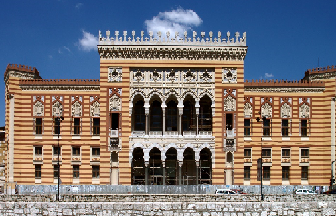
#> input picture Vijecnica.bmp, 336 x 216 px
$ jupyter execute MMS_LV10_JPEG_Dekompresija.ipynb
#> lines starting #> are read from the running program, lines starting #| are printed output that depends on the picture
Univerzitet u Sarajevu
<br> Elektrotehnički fakultet
#### **Predmet: Multimedijalni Sistemi**

# Laboratorijska vježba 10: Koraci JPEG dekompresije

Za izradu laboratorijske vježbe treba koristiti odgovarajuću Jupyter Notebook datoteku. Urađenu vježbu je potrebno konvertirati u PDF format, a zatim je PDF datoteku potrebno predati do postavljenog roka koristeći platformu Zamger.

*Ime* i prezime studenta, broj indeksa:

Amar Hasečić, 2116/18673

Datum izrade izvještaja:

26.05.2024

---

## Zadatak 1.

Potrebno je implementirati funkciju <code>JPEGDekomp(QDCTKoef)</code> koja kao ulazni argument prima matricu kvantiziranih DCT koeficijenata *QDCTKoef* dimenzija 8x8, te izvodi sljedeće korake JPEG dekompresije:

1. Koristeći kvantizacijsku tabelu <code>Q</code> definiranu u kodu iznad, prvo se izvodi dekvantizacija na sljedeći način:

<code>DQDCTKoef[i][j] = round(QDCTKoef[i][j] * Q[i][j])</code>

Dakle, kao rezultat se prvo dobivaju dekvantizirani DCT koeficijenti pohranjeni u matrici *DQDCTKoef*.

2. Nad dekvantiziranim DCT koeficijentima *DQDCTKoef* se izvodi dvodimenzionalna inverzna diskretna kosinusna transformacija (IDCT), što rezultira matricom koja sadrži reducirane (-128) vrijednosti intenziteta piksela bloka *B*. Za izvođenje IDCT koristite funkciju <code>idct</code> iz modula *scipy.fftpack* (<code>from scipy.fftpack import idct</code>). Dvodimenzionalnu IDCT nad *DQDCTKoef* možete dobiti na sljedeći način: <code>idct(idct(DQDCTKoef, axis = 0, norm = 'ortho'), axis = 1, norm = 'ortho').astype(int)</code>. Primijetite da je funkcija <code>idct</code> pozvana dva puta imajući u vidu da jedan poziv ove funkcije izvodi IDCT samo u jednoj dimenziji. Isto tako, primijetite da je napravljena konverzija u cjelobrojne vrijednosti.

3. Dobivenim reduciranim vrijednostima piksela nakon izvedene IDCT dodati vrijednost 128.

Kao rezultat funkcija <code>JPEGDekomp(QDCTKoef)</code> vraća matricu u kojoj su pohranjene rekonstruirane vrijednosti intenziteta piksela originalnog bloka *B*.

Detaljan opis koraka JPEG dekompresije možete naći u PDFmaterijalima na platformi C2 (poglavlje 6, str. 145-166).

[cell 1]
Q = [
    [16, 11, 10, 16, 24, 40, 51, 61],
    [12, 12, 14, 19, 26, 58, 60, 55],
    [14, 13, 16, 24, 40, 57, 69, 56],
    [14, 17, 22, 29, 51, 87, 80, 62],
    [18, 22, 37, 56, 68, 109, 103, 77],
    [24, 35, 55, 64, 81, 104, 113, 92],
    [49, 64, 78, 87, 103, 121, 120, 101],
    [72, 92, 95, 98, 112, 100, 103, 99]
]

**Rješenje:**

[cell 2]
from scipy.fftpack import dct
import numpy as np
def JPEGKomp(B):

    B = np.array(B)
    B = B - 128

    DCTKoef = dct(dct(B,  axis = 0, norm = 'ortho'), axis = 1, norm = 'ortho').astype(int)
    QDCTKoef = np.zeros((len(Q), len(Q)))

    for i in range(0, len(Q)):
        for j in range(0, len(Q)):
            QDCTKoef[i][j] = round(DCTKoef[i][j] / Q[i][j])

    return DCTKoef, QDCTKoef

[cell 3]
import numpy as np
from scipy.fftpack import idct

def JPEGDekomp(QDCTKoef):

    DQDCTKoef = np.zeros((len(Q), len(Q)))

    for i in range(0, len(Q)):
        for j in range(0, len(Q)):
            DQDCTKoef[i][j] = round(QDCTKoef[i][j] * Q[i][j])

    IDCT = idct(idct(DQDCTKoef, axis = 0, norm = 'ortho'), axis = 1, norm = 'ortho').astype(int)

    for i in range(0, len(IDCT)):
         for j in range(0, len(IDCT)):
             IDCT[i][j] += 128

    return IDCT

[cell 4]
from matplotlib import image
from matplotlib import pyplot
import cv2
import copy

image = image.imread('Vijecnica.bmp')
#> image is the input picture: shape (216, 336, 3); mean R, G, B 121.4, 117.3, 119.4

#Označavanje bloka B1 crvenom bojom
height, width, channels = image.shape
#> height = 216; width = 336; channels = 3
pocetak1 = (7,7)
kraj1 = (16,16)
boja1 = (255,0,0)
debljina = 1
image = cv2.rectangle(image, pocetak1, kraj1, boja1, debljina)

#Označavanje bloka B2 zelenom bojom
pocetak2 = (18,100)
kraj2 = (27,109)
boja2 = (0,255,0)
image = cv2.rectangle(image, pocetak2, kraj2, boja2, debljina)
#> image: shape (216, 336, 3); mean R, G, B 121.4, 117.3, 119.3

#Označavanje bloka B3 plavom bojom
pocetak3 = (150, 150)
kraj3 = (159, 159)
boja3 = (0, 0, 255)
image = cv2.rectangle(image, pocetak3, kraj3, boja3, debljina)
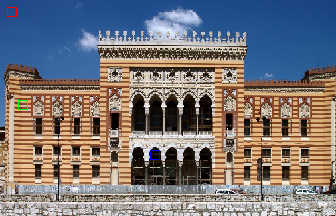
#> image: shape (216, 336, 3); mean R, G, B 121.4, 117.3, 119.4

print("Testna slika - Crvenom bojom  označen blok B1. Zelenom bojom označen blok B2.")

pyplot.figure(figsize = (14,10))
pyplot.imshow(image)
pyplot.show()

# Blok B je definiran elementima slike pohranjene u matrici image sadržanim u rasponu:
# image[pocetak[1]+1:kraj[1],pocetak[0]+1:kraj[0]]
# Napomena: pocetak[1] uvećevamo za 1 jer pravokutnik koji označava blok nije sastavni dio bloka
B1=copy.deepcopy(image[pocetak1[1]+1:kraj1[1],pocetak1[0]+1:kraj1[0]])
print("\nGrafički prikaz bloka B1:\n")
pyplot.imshow(B1)
pyplot.show()
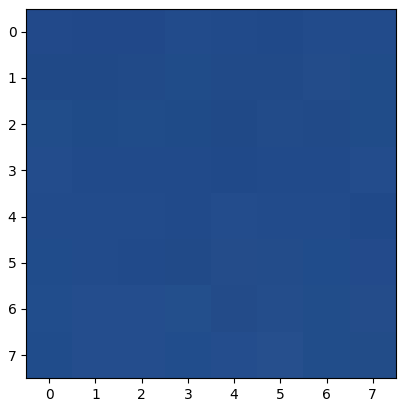
#> figure drawn by matplotlib, 1 panel

# Izračunavanje Y komponente bloka B1
R, G, B = B1[:,:,0], B1[:,:,1], B1[:,:,2]
B1Y = (0.2989 * R + 0.5870 * G + 0.1140 * B).astype(int)

print("Vrijednosti intenziteta piksela luminantne komponente Y za blok B1:\n")
print(B1Y)
#| [[68 67 67 70 69 68 70 70]
#|  [67 67 68 69 68 68 70 69]
#|  [70 68 69 68 67 69 68 69]
#|  [71 69 69 69 68 69 69 71]
#|  [70 70 70 69 71 70 70 68]
#|  [70 70 69 68 71 70 70 69]
#|  [71 72 72 72 70 71 70 71]
#|  [70 72 72 71 72 73 70 70]]
print("\nGrafički prikaz luminantne komponente Y za blok B1:\n")
pyplot.imshow(B1Y,cmap='gray',vmin=0,vmax=255)
pyplot.show()
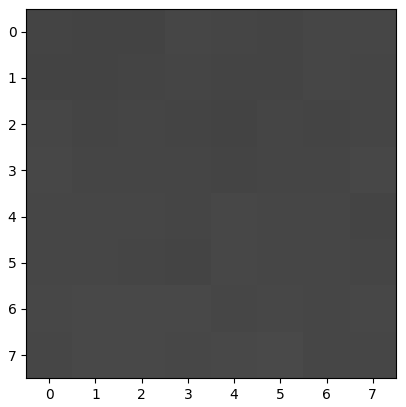
#> figure drawn by matplotlib, 1 panel

DCTKoef1,QDCTKoef1 = JPEGKomp(B1Y)
print("\nDCT koeficijenti Y komponente za blok B1:\n")
print(DCTKoef1)
#| [[-467    0    0    0    0    0    0    0]
#|  [  -8   -2    1    0    1    2    0    0]
#|  [   1   -1   -1   -1    0    0    0    0]
#|  [   0    0    0    0    0    0   -2    1]
#|  [   1    0    0    0    0    0    0    0]
#|  [   1    0    2   -1    1    0    0   -1]
#|  [  -1    0    0    1    0    0    0    0]
#|  [   0    1    0    0    0    0    0    0]]
print("\nKvantizirani DCT koeficijenti Y komponente za blok B1:\n")
print(QDCTKoef1)
#| [[-29.   0.   0.   0.   0.   0.   0.   0.]
#|  [ -1.   0.   0.   0.   0.   0.   0.   0.]
#|  [  0.   0.   0.   0.   0.   0.   0.   0.]
#|  [  0.   0.   0.   0.   0.   0.   0.   0.]
#|  [  0.   0.   0.   0.   0.   0.   0.   0.]
#|  [  0.   0.   0.   0.   0.   0.   0.   0.]
#|  [  0.   0.   0.   0.   0.   0.   0.   0.]
#|  [  0.   0.   0.   0.   0.   0.   0.   0.]]

Nakon implementacije funkcije, potrebno je izvesti programski kod ispod koji se odnosi na blok B1, tako da se dobiju prikazani rezultati.

[cell 5]
RB1Y = JPEGDekomp(QDCTKoef1)
#> the loop in JPEGDekomp, `for i in range(0, len(IDCT)):` made 8 passes

print("\nGrafički prikaz originalnih vrijednosti piksela za blok B1:\n")

pyplot.imshow(B1Y,cmap='gray',vmin=0,vmax=255)
pyplot.show()

print("\nGrafički prikaz rekonstruiranih vrijednosti piksela za blok B1:\n")

pyplot.imshow(RB1Y,cmap='gray',vmin=0,vmax=255)
pyplot.show()

print("\nVrijednosti intenziteta piksela za originalni blok B1:\n")
print(B1Y)
#| [[68 67 67 70 69 68 70 70]
#|  [67 67 68 69 68 68 70 69]
#|  [70 68 69 68 67 69 68 69]
#|  [71 69 69 69 68 69 69 71]
#|  [70 70 70 69 71 70 70 68]
#|  [70 70 69 68 71 70 70 69]
#|  [71 72 72 72 70 71 70 71]
#|  [70 72 72 71 72 73 70 70]]

print("\nRekonstruirane vrijednosti intenziteta piksela za blok B1:\n")
print(RB1Y)
#| [[68 68 68 68 68 68 68 68]
#|  [69 69 69 69 69 69 69 69]
#|  [69 69 69 69 69 69 69 69]
#|  [70 70 70 70 70 70 70 70]
#|  [71 71 71 71 71 71 71 71]
#|  [72 72 72 72 72 72 72 72]
#|  [72 72 72 72 72 72 72 72]
#|  [73 73 73 73 73 73 73 73]]

E1=B1Y-RB1Y
print("\nGreške rekonstrukcije vrijednosti piksela bloka B1\n")
print(E1)
#| [[ 0 -1 -1  2  1  0  2  2]
#|  [-2 -2 -1  0 -1 -1  1  0]
#|  [ 1 -1  0 -1 -2  0 -1  0]
#|  [ 1 -1 -1 -1 -2 -1 -1  1]
#|  [-1 -1 -1 -2  0 -1 -1 -3]
#|  [-2 -2 -3 -4 -1 -2 -2 -3]
#|  [-1  0  0  0 -2 -1 -2 -1]
#|  [-3 -1 -1 -2 -1  0 -3 -3]]

Nadalje, potrebno je izvesti i programski kod ispod koji se odnosi na blok B2, tako da se dobiju prikazani rezultati. **Osim toga, potrebno je dodati i primjer rezultata dekompresije za proizvoljno odabrani blok B3 u prvom zadatku na isti način kako je to urađeno za blokove B1 i B2.**

[cell 6]
B2=copy.deepcopy(image[pocetak2[1]+1:kraj2[1],pocetak2[0]+1:kraj2[0]])

print("\nGrafički prikaz bloka B2:\n")
pyplot.imshow(B2)
pyplot.show()
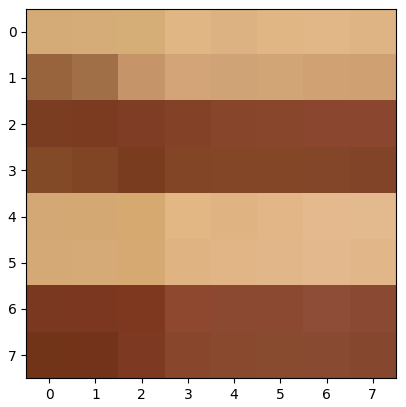
#> figure drawn by matplotlib, 1 panel

# Izračunavanje Y komponente bloka B2
R, G, B = B2[:,:,0], B2[:,:,1], B2[:,:,2]
B2Y = (0.2989 * R + 0.5870 * G + 0.1140 * B).astype(int)

print("Vrijednosti intenziteta piksela luminantne komponente Y za blok B2:\n")
print(B2Y)
#| [[177 178 179 188 185 188 190 187]
#|  [111 121 157 173 171 172 169 168]
#|  [ 76  75  77  81  85  86  87  87]
#|  [ 86  82  74  83  84  84  84  83]
#|  [175 174 175 190 186 189 192 193]
#|  [176 177 176 186 188 189 191 189]
#|  [ 72  72  74  90  89  89  93  89]
#|  [ 67  67  74  86  89  90  89  86]]
print("\nGrafički prikaz luminentne komponente Y za blok B2:\n")
pyplot.imshow(B2Y,cmap='gray',vmin=0,vmax=255)
pyplot.show()
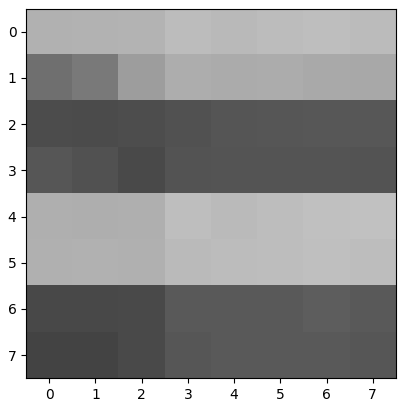
#> figure drawn by matplotlib, 1 panel

DCTKoef2,QDCTKoef2 = JPEGKomp(B2Y)
print("\nDCT koeficijenti Y komponente za blok B2:\n")
print(DCTKoef2)
#| [[  12  -56  -23    1    7    8   -3   -5]
#|  [ 118   -4   -7   -6   -2    0    4    1]
#|  [ -16  -14  -14   -4   -2    2    2    1]
#|  [ 323    1    3   -1    0    1   -2   -2]
#|  [  27   15   12    5    1    0   -2   -2]
#|  [-166   25   19    9    0   -2   -5   -1]
#|  [  34   17   15    6   -2   -4   -1    0]
#|  [  -7    2    6    0    0    0   -1    0]]
print("\nKvantizirani DCT koeficijenti Y komponente za blok B2:\n")
print(QDCTKoef2)
#| [[ 1. -5. -2.  0.  0.  0.  0.  0.]
#|  [10.  0.  0.  0.  0.  0.  0.  0.]
#|  [-1. -1. -1.  0.  0.  0.  0.  0.]
#|  [23.  0.  0.  0.  0.  0.  0.  0.]
#|  [ 2.  1.  0.  0.  0.  0.  0.  0.]
#|  [-7.  1.  0.  0.  0.  0.  0.  0.]
#|  [ 1.  0.  0.  0.  0.  0.  0.  0.]
#|  [ 0.  0.  0.  0.  0.  0.  0.  0.]]

[cell 7]
RB2Y = JPEGDekomp(QDCTKoef2)
#> the loop in JPEGDekomp (call 2), `for i in range(0, len(IDCT)):` made 8 passes

print("\nGrafički prikaz originalnih vrijednosti piksela za blok B2:\n")

pyplot.imshow(B2Y,cmap='gray',vmin=0,vmax=255)
pyplot.show()
print("\nGrafički prikaz rekonstruiranih vrijednosti piksela za blok B2:\n")

pyplot.imshow(RB2Y,cmap='gray',vmin=0,vmax=255)
pyplot.show()

print("\nVrijednosti intenziteta piksela za originalni blok B2:\n")
print(B2Y)
#| [[177 178 179 188 185 188 190 187]
#|  [111 121 157 173 171 172 169 168]
#|  [ 76  75  77  81  85  86  87  87]
#|  [ 86  82  74  83  84  84  84  83]
#|  [175 174 175 190 186 189 192 193]
#|  [176 177 176 186 188 189 191 189]
#|  [ 72  72  74  90  89  89  93  89]
#|  [ 67  67  74  86  89  90  89  86]]

print("\nRekonstruirane vrijednosti intenziteta piksela za blok B2:\n")
print(RB2Y)
#| [[176 181 187 193 194 192 187 184]
#|  [125 130 141 152 161 167 169 170]
#|  [ 73  75  80  85  89  92  93  94]
#|  [ 86  86  84  83  81  79  78  78]
#|  [175 177 179 183 187 191 194 195]
#|  [168 171 177 183 188 192 195 196]
#|  [ 71  74  80  85  87  87  85  83]
#|  [ 64  70  80  88  94  95  93  91]]


E2=B2Y-RB2Y
print("\nGreške rekonstrukcije vrijednosti piksela bloka B2\n")
print(E2)
#| [[  1  -3  -8  -5  -9  -4   3   3]
#|  [-14  -9  16  21  10   5   0  -2]
#|  [  3   0  -3  -4  -4  -6  -6  -7]
#|  [  0  -4 -10   0   3   5   6   5]
#|  [  0  -3  -4   7  -1  -2  -2  -2]
#|  [  8   6  -1   3   0  -3  -4  -7]
#|  [  1  -2  -6   5   2   2   8   6]
#|  [  3  -3  -6  -2  -5  -5  -4  -5]]

[cell 8]
#BLOK 3 - kompresija

B3=copy.deepcopy(image[pocetak3[1]+1:kraj3[1],pocetak3[0]+1:kraj3[0]])

print("\nGrafički prikaz bloka B2:\n")
pyplot.imshow(B3)
pyplot.show()
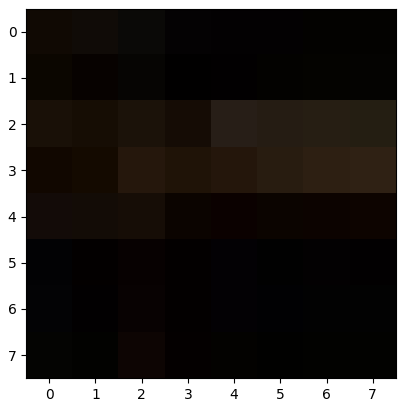
#> figure drawn by matplotlib, 1 panel

# Izračunavanje Y komponente bloka B3
R, G, B = B2[:,:,0], B2[:,:,1], B2[:,:,2]
B3Y = (0.2989 * R + 0.5870 * G + 0.1140 * B).astype(int)

print("Vrijednosti intenziteta piksela luminantne komponente Y za blok B3:\n")
print(B3Y)
#| [[177 178 179 188 185 188 190 187]
#|  [111 121 157 173 171 172 169 168]
#|  [ 76  75  77  81  85  86  87  87]
#|  [ 86  82  74  83  84  84  84  83]
#|  [175 174 175 190 186 189 192 193]
#|  [176 177 176 186 188 189 191 189]
#|  [ 72  72  74  90  89  89  93  89]
#|  [ 67  67  74  86  89  90  89  86]]
print("\nGrafički prikaz luminentne komponente Y za blok B3:\n")
pyplot.imshow(B3Y,cmap='gray',vmin=0,vmax=255)
pyplot.show()

DCTKoef3,QDCTKoef3 = JPEGKomp(B3Y)
print("\nDCT koeficijenti Y komponente za blok B3:\n")
print(DCTKoef3)
#| [[  12  -56  -23    1    7    8   -3   -5]
#|  [ 118   -4   -7   -6   -2    0    4    1]
#|  [ -16  -14  -14   -4   -2    2    2    1]
#|  [ 323    1    3   -1    0    1   -2   -2]
#|  [  27   15   12    5    1    0   -2   -2]
#|  [-166   25   19    9    0   -2   -5   -1]
#|  [  34   17   15    6   -2   -4   -1    0]
#|  [  -7    2    6    0    0    0   -1    0]]
print("\nKvantizirani DCT koeficijenti Y komponente za blok B3:\n")
print(QDCTKoef3)
#| [[ 1. -5. -2.  0.  0.  0.  0.  0.]
#|  [10.  0.  0.  0.  0.  0.  0.  0.]
#|  [-1. -1. -1.  0.  0.  0.  0.  0.]
#|  [23.  0.  0.  0.  0.  0.  0.  0.]
#|  [ 2.  1.  0.  0.  0.  0.  0.  0.]
#|  [-7.  1.  0.  0.  0.  0.  0.  0.]
#|  [ 1.  0.  0.  0.  0.  0.  0.  0.]
#|  [ 0.  0.  0.  0.  0.  0.  0.  0.]]

[cell 9]
#BLOK 3 - dekompresija

RB3Y = JPEGDekomp(QDCTKoef3)

print("\nGrafički prikaz originalnih vrijednosti piksela za blok B3:\n")

pyplot.imshow(B3Y,cmap='gray',vmin=0,vmax=255)
pyplot.show()
print("\nGrafički prikaz rekonstruiranih vrijednosti piksela za blok B3:\n")

pyplot.imshow(RB3Y,cmap='gray',vmin=0,vmax=255)
pyplot.show()

print("\nVrijednosti intenziteta piksela za originalni blok B3:\n")
print(B3Y)
#| [[177 178 179 188 185 188 190 187]
#|  [111 121 157 173 171 172 169 168]
#|  [ 76  75  77  81  85  86  87  87]
#|  [ 86  82  74  83  84  84  84  83]
#|  [175 174 175 190 186 189 192 193]
#|  [176 177 176 186 188 189 191 189]
#|  [ 72  72  74  90  89  89  93  89]
#|  [ 67  67  74  86  89  90  89  86]]

print("\nRekonstruirane vrijednosti intenziteta piksela za blok B3:\n")
print(RB3Y)


E3=B3Y-RB3Y
print("\nGreške rekonstrukcije vrijednosti piksela bloka B3\n")
print(E3)
